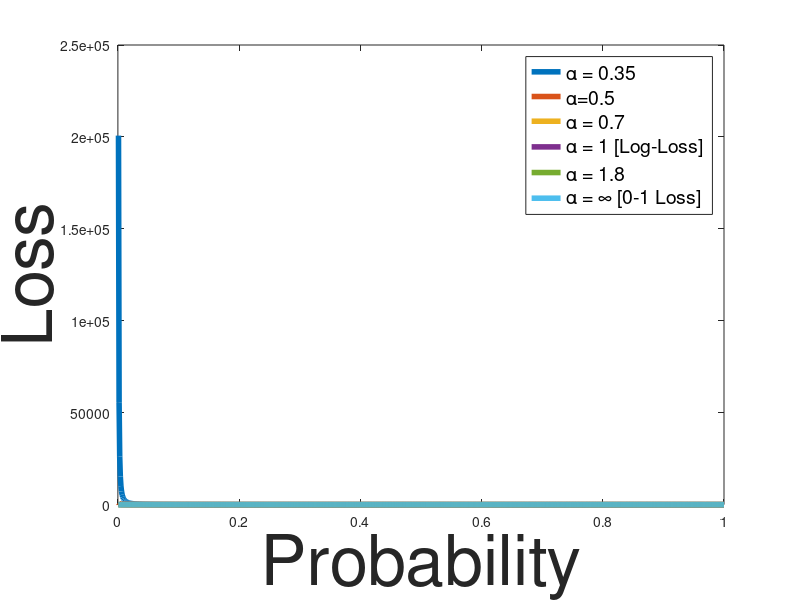

Reproduce this figure in MATLAB. (Note: this script raises an error after producing the figure.)
clc;
clear;
y = linspace(0,20,21);
p = .5;
m = 20;
M = max(size(y));
a = [0.35,.5,.7,.99,1.8,10000];
k = max(size(a));
f = zeros(M,k);
b = zeros(k,1);


% for i = 1:1:k
%     for j = 1:1:M
%         f(j,i) = (nchoosek(20,y(j))*p^(y(j))*p^(20-y(j)))^(a(i));
%     end
%     b(i) = sum(f(:,i));
%     for j = 1:1:M
%         f(j,i) = f(j,i)/b(i);
%     end
% end
% 
% figure1=figure('Position', [100, 100, 1200, 350]);
% 
% subplot(1,2,2);
% %subplot(211); 
% for i = 1:1:k
%     if (i < 5)
%         plot(y,log10(f(:,i)),'-.o','LineWidth',3)
%         hold on
%     else
%         plot(10,log10(1),'-ok','LineWidth',3)
%    end
%     elseif (i == 3)
%         plot(y,log10(f(:,i)),'-ok','LineWidth',3)
%         hold on
%     else
%         plot(y,log10(f(:,i)),'-o','LineWidth',3)
%         hold on
%     end
%     if i == 5
%         plot(y,log10(f(:,i)),'-ok','LineWidth',3)
%         hold on
%     end
% end
rad = 50;
rad1 = 16;
% xlabel('Realization from the Binomial Distribution','FontSize',rad)
% ylabel('Probability [Log Scale]','FontSize',rad)
% lgd = legend({'\alpha = 0.01', '\alpha = .5', '\alpha = 1 [Log-Loss]', '\alpha = 3','\alpha = \infty [0-1 Loss]'},'FontSize',14,'Location','south');
% lgd.FontSize = rad1;
% title('(b) Illustration of \alpha-Tilted Distribution','FontSize',rad)
% ylim([-6.5, 0])
% set(gca,'fontsize',16)


M = 1000;
x = linspace(.001,1,M);
%a = [0.35,0.5,.7,.999999,1.8,100000];
%a = [.9999,1.6,5]; 
%a = .9999999
n = max(size(a));
f = zeros(M,n);
k = zeros(M,1);


for j = 1:1:n
    for i = 1:1:M
        %f(i,j) = a(j)/(a(j)-1)*(1-((x(i)^a(j))/(x(i)^a(j) + (1-x(i))^a(j)))^(1-1/a(j)));
        f(i,j) = (a(j)/(a(j)-1)*(1-x(i)^(1-1/(a(j)))));
    end
end
%subplot(1,2,1);
for i = 1:1:n
    plot(x,f(:,i),'LineWidth',4)
    hold on
end
% 
%rad = 1;

xlabel('Probability','FontSize',rad)
ylabel('Loss','FontSize',rad)
lgd = legend({'\alpha = 0.35','\alpha=0.5','\alpha = 0.7','\alpha = 1 [Log-Loss]', '\alpha = 1.8','\alpha = \infty [0-1 Loss]'},'FontSize',14,'Location','northeast');
lgd.FontSize = rad1;
title('\alpha-loss','FontSize',rad)
ylim([0, 5])
set(gca,'fontsize',16)
